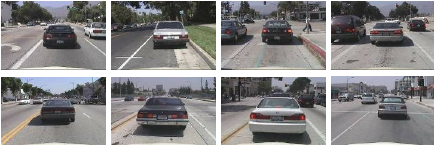
#> input picture CarImage.png, 434 x 145 px
$ python Car_Image_Tracker.py
#> lines starting #> are read from the running program, lines starting #| are printed output that depends on the picture; after the words box and inside, x2 and y2 are one past the last pixel; in counts of white or black regions, pixels touching at a corner belong together
# TO RUN ON WINDOWS RUN THE COMMAND py <filename>


import cv2
from cv2 import COLOR_BGR2GRAY
from random import randrange

img_file = 'CarImage.png'

classifier_file = 'car_detector.xml'

# create open-cv image
img = cv2.imread(img_file)
#> img is the input picture: shape (145, 434, 3); mean B, G, R 131.4, 131, 132.4

# create classifier
car_tracker = cv2.CascadeClassifier(classifier_file)

# convert to grayscale (needed for haar cascade algorithm)
grayscale_img = cv2.cvtColor(img, COLOR_BGR2GRAY)
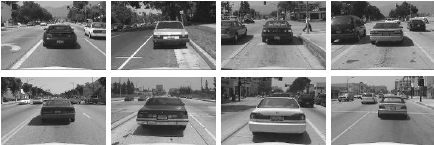
#> grayscale_img: shape (145, 434); min 8, max 255, mean 131.5

# detect cars
cars = car_tracker.detectMultiScale(grayscale_img)
#> cars = [[260, 85, 52, 52], [144, 15, 46, 46], [30, 5, 60, 60], [362, 79, 59, 59], [239, 85, 53, 53], [251, 5, 58, 58], [364, 5, 59, 59], [23, 81, 62, 62]]

# draw the rectangle around the cars
for (x, y, w, h) in cars:
    # face_coordinates is an array itself so [0] is to select the first one or the first face
    # (x, y, w, h) = face_coordinates[0]
    # the last two parts are for the color (Blue-Green-Red, thickness of the rectangle)
    cv2.rectangle(img,  (x, y), (x+w, y+h),
                  (0, randrange(255), 0, 2))  # rand range is a function being used to make sure different colors pop up every time for the face detection
#> this loop made 8 passes
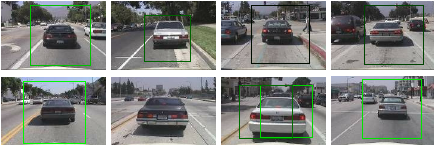
#> img: shape (145, 434, 3); 2.8% of pixels changed, all inside (x1, y1, x2, y2) = (23, 5, 424, 144)
# display the image with the cars spotted
cv2.imshow('Hamza AI detection app', img)

# don't auto-close (wait in the opened window and listen for a key press)
cv2.waitKey()
